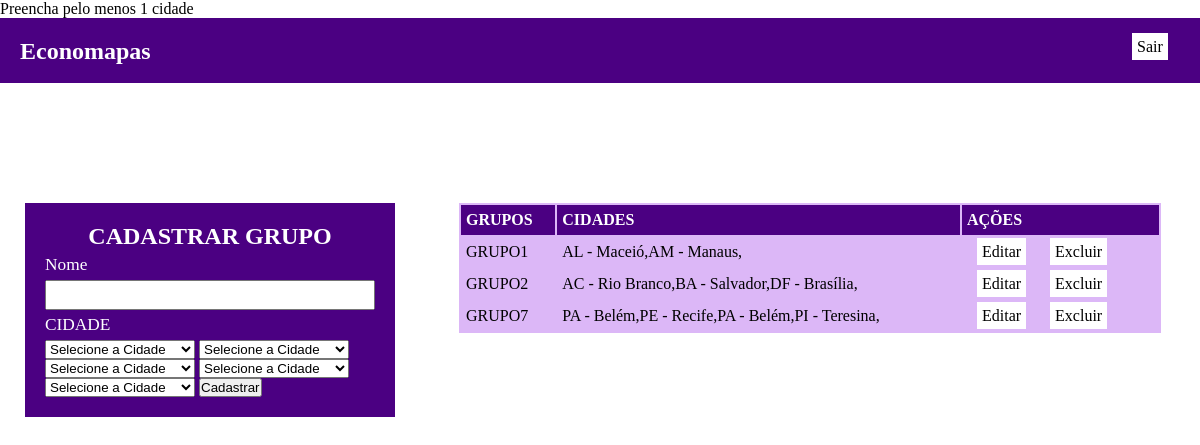
The app's page /grupo.php (signed in) with its own data.
### tables this page shows
CREATE TABLE `grupos` (
  `id_grupo` int(11) NOT NULL,
  `grupo_nome` varchar(100) NOT NULL,
  `id_cidade` varchar(255) NOT NULL,
  `id_usuario` int(11) NOT NULL
);

CREATE TABLE `cidades` (
  `id_cidade` int(11) NOT NULL,
  `cidade` varchar(255) NOT NULL
);

### CLASSES/Grupos.php (called while the page is built, shortened)
<?php
require_once "./CLASSES/conexao.php";
Class Grupo{
    public function buscarGrupoPeloUsuario($id_usuario){
        $pdo = new Conexao();
        $sql = $pdo->getPDO()->prepare("SELECT * FROM grupos WHERE id_usuario = :id_u");
        $sql->bindValue(':id_u',$id_usuario);
        $sql->execute();
        return $sql->fetchAll(PDO::FETCH_OBJ);
    }
}
?>

### CLASSES/Conexao.php (called while the page is built, shortened)
<?php
Class Conexao{
  private $pdo;
  private $nome = "desafio_economapas";
  private $host = "localhost";
  private $usuario = "root";
  private $senha = "";
  public function getPDO(){
    return $this->conectar();
  }
  private function conectar(){
    try{
      $this->pdo = new PDO("mysql:dbname=".$this->nome.";host=".$this->host, $this->usuario, $this->senha);
    }
    catch(PDOException $e){
      $this->msgErro = $e->getMessage();
      printf("<div class=\"msg-erro\">{$this->msgErro}</div>");
    }
    return $this->pdo;
  }
}
?>

### CLASSES/Cidades.php (called while the page is built, shortened)
<?php
require_once "./CLASSES/conexao.php";
Class Cidade{
  public function buscarCidadesPorId($id_cidade){
    $pdo = new Conexao();
    $sql = $pdo->getPDO()->prepare("SELECT * FROM cidades WHERE id_cidade = :id");
    $sql->bindValue(':id', $id_cidade);
    $sql->execute();
    return $sql->fetch(PDO::FETCH_OBJ);
  }
};
?>

### grupo.php (the view, shortened to what this page needs)
<?php
 require_once "./CLASSES/Cidades.php";
 require_once "./CLASSES/Grupos.php";
  $Cidade = new Cidade();
  $Grupo = new Grupo();
  $id_usuario = (isset($_SESSION['id_usuario'])) ? $_SESSION['id_usuario'] : "" ;
 $id = isset($_GET["id"]) ? $_GET["id"] : null;
 $ac = isset($_GET["ac"]) ? $_GET["ac"] : null;
?>
<!DOCTYPE html>
    <html>
      <head>
          <link rel="stylesheet" href="CSS/areaPrivada.css">
      </head>
      <body>
        <header>
          <div id="background">
            <section id="header-lado-esquerdo">
              <h1>Economapas</h1>
            </section id="header-lado-direito">
              <a href="index.php?sair=true" class="header">Sair</a>
        </header>
          <section id="esquerda">
            <form method="post" action="">
              <h2>CADASTRAR GRUPO</h2>
              <label for="grupo">Nome</label>
              <input type="text" name="grupo_nome" id="grupo">
              <label for="id_cidade">CIDADE</label>
                <select name="id_cidade1">
                    <option value="">Selecione a Cidade</option>
                </select>
                <select name="id_cidade2">
                    <option value="">Selecione a Cidade</option>
                </select>
                <select name="id_cidade3">
                    <option value="">Selecione a Cidade</option>
                </select>
                <select name="id_cidade4">
                    <option value="">Selecione a Cidade</option>
                </select>
                <select name="id_cidade5">
                    <option value="">Selecione a Cidade</option>
                </select>
              <button type="submit">Cadastrar</button>
            </form>
          </section>
          <section id="direita">
            <table id="tb-grupo">
              <tr id="titulo">
                <td>GRUPOS</td>
                <td>CIDADES</td>
                <td>AÇÕES</td>
              </tr>
         <?php
         foreach($Grupo->buscarGrupoPeloUsuario($id_usuario) as $grupo_nome):
          if($ac === 'editar' && $grupo_nome->id_grupo == $id){
            ?>
              <tr>
                <form method="get" action="">
                  <td>
                    <input type="hidden" name="ac" value="salvar">
                    <input type="hidden" name="id" value="<?php echo $grupo_nome->id_grupo?>">
                    <input type="text" name="novo-grupo-nome" value="<?php echo $grupo_nome->grupo_nome?>">
                  </td>
                  <td>
                    <button type="submit" class="link-editar">Salvar</button>
                  </td>
                </form>
              </tr>
              <?php
                } else {
              ?>
              <tr>
                <td>
                  <?php echo $grupo_nome->grupo_nome?>
                </td>
                <td>
                  <?php
                  if($grupo_nome->id_cidade){
                    $array_cidades = explode(',', $grupo_nome->id_cidade);
                    foreach ($array_cidades as $id_cidade){
                      echo $Cidade->buscarCidadesPorId($id_cidade)->cidade.',';
                     }
                  }
                  ?>
                </td>
                <td>
                  <a class="link-editar" href="?ac=editar&id=<?php echo $grupo_nome->id_grupo?>">Editar</a>
                  <a class="link-excluir" href="?ac=excluir&id=<?php echo $grupo_nome->id_grupo?>">Excluir</a>
                </td>
              </tr>
            <?php
              }
            ?>
            <?php
              endforeach;
            ?>
      </table>
    </html>

### CSS/areaPrivada.css (style rules this page uses)
* { margin: 0px; padding: 0px; }
label, input { display: block; line-height: 30px; height: 30px; outline: none; font-size: 13pt; width: 100%; }
form { width: 330px; background-color: #4b0082; color: #ffffff; padding: 20px; margin: 120px auto; }
h2 { text-align: center; }
#background { background-color: #4b0082; padding: 20px; height: 25px; }
#header-lado-esquerdo { display: block; color: #ffffff; float: left; width: 95%; }
#esquerda { width: 35%; float: left; }
#direita { width: 65%; float: left; }
table { background-color: #dcb7f7; width: 90%; margin: 120px auto; }
tr { line-height: 30px; }
tr#titulo { font-weight: bold; background-color: #4b0082; color: #ffffff; }
td { padding: 0px 5px; }
a { background-color: #ffffff; color: #000000; padding: 5px; margin: 10px; text-decoration: none; }

### records on screen
grupos: grupo_nome "GRUPO1", id_cidade.cidade "AL - Maceió", id_cidade.cidade "AM - Manaus"
grupos: grupo_nome "GRUPO2", id_cidade.cidade "AC - Rio Branco", id_cidade.cidade "BA - Salvador", id_cidade.cidade "DF - Brasília"
grupos: grupo_nome "GRUPO7", id_cidade.cidade "PA - Belém", id_cidade.cidade "PE - Recife", id_cidade.cidade "PI - Teresina"
